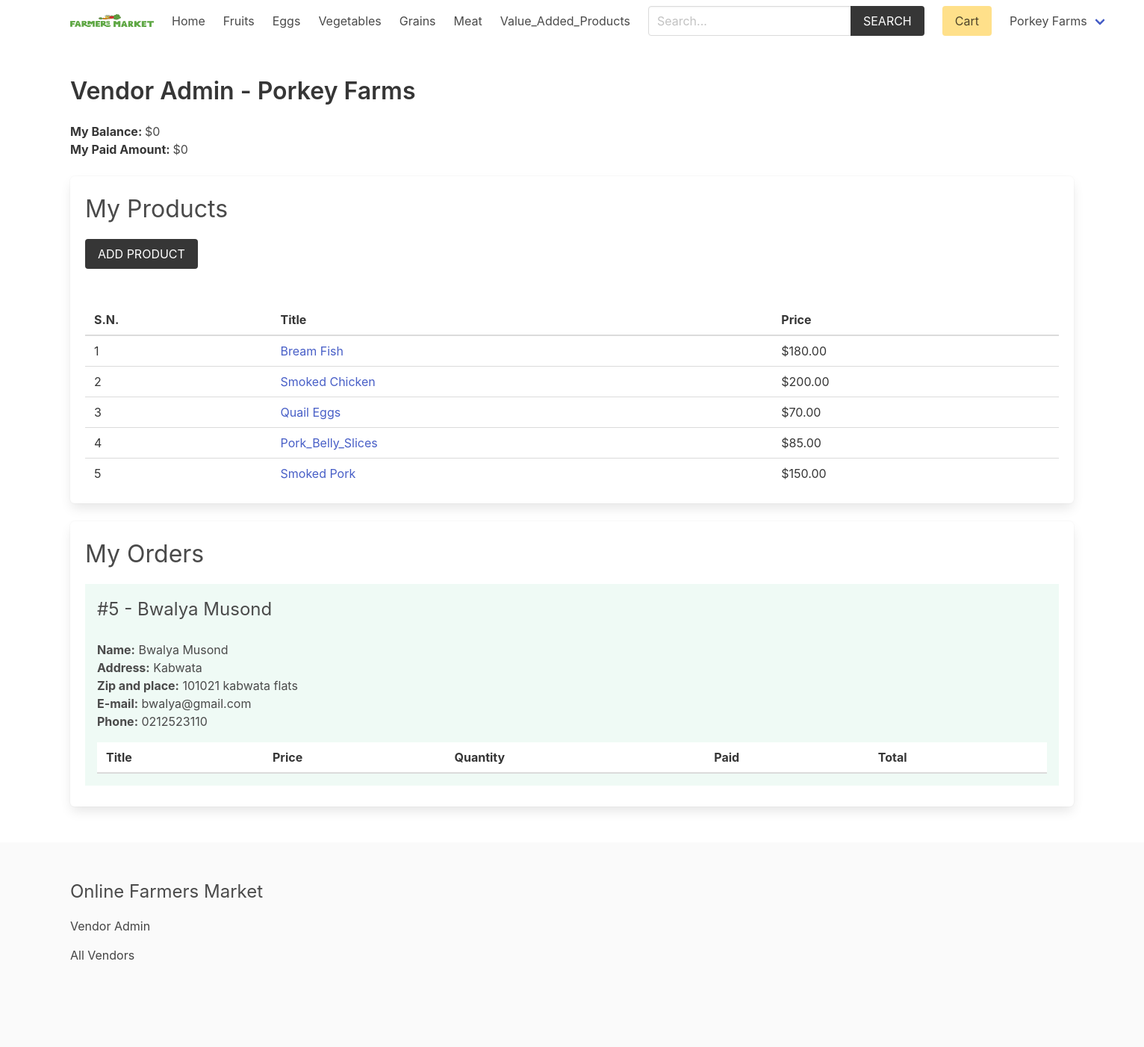
Screenshot of /vendor/vendor-admin/ (signed in) with the database file from the repository.
### product/models.py (models this page shows, shortened)
class Category(models.Model):
    title = models.CharField(max_length=50)
    slug = models.SlugField(max_length=55)
    ordering = models.IntegerField(default=0)
    class Meta:
        ordering = ['ordering']

class Product(models.Model):
    category = models.ForeignKey(Category, related_name='products', on_delete=models.CASCADE)
    vendor = models.ForeignKey(Vendor, related_name="products", on_delete=models.CASCADE)
    title = models.CharField(max_length=50)
    slug = models.SlugField(max_length=55)
    description = models.TextField(blank=True, null=True)
    price = models.DecimalField(max_digits=6, decimal_places=2)
    added_date = models.DateTimeField(auto_now_add=True)
    image = models.ImageField(upload_to='uploads/', blank=True, null=True)
    thumbnail = models.ImageField(upload_to='uploads/', blank=True, null=True) # Change uploads to thumbnails
    class Meta:
        ordering = ['-added_date']

### vendor/models.py (models this page shows, shortened)
class Vendor(models.Model):
    name = models.CharField(max_length=255)
    created_at = models.DateTimeField(auto_now_add=True)
    created_by = models.OneToOneField(User, related_name='vendor', on_delete=models.CASCADE)
    class Meta:
        ordering = ['name']
    def get_balance(self):
        items = self.items.filter(vendor_paid=False, order__vendors__in=[self.id])
        return sum((item.product.price * item.quantity) for item in items)
    def get_paid_amount(self):
        items = self.items.filter(vendor_paid=True, order__vendors__in=[self.id])
        return sum((item.product.price * item.quantity) for item in items)

### order/models.py (models this page shows, shortened)
class Order(models.Model):
    first_name = models.CharField(max_length=100)
    last_name = models.CharField(max_length=100)
    email = models.CharField(max_length=100)
    address = models.CharField(max_length=100)
    zipcode = models.CharField(max_length=100)
    place = models.CharField(max_length=100)
    phone = models.CharField(max_length=100)
    created_at = models.DateTimeField(auto_now_add=True)
    paid_amount = models.DecimalField(max_digits=8, decimal_places=2)
    vendors = models.ManyToManyField(Vendor, related_name="orders")
    class Meta:
        ordering = ['-created_at']

### vendor/views.py (the view)
# urls.py: path('vendor-admin/', views.vendor_admin, name="vendor-admin"),
@login_required
def vendor_admin(request):
    vendor = request.user.vendor
    products = vendor.products.all()
    orders = vendor.orders.all()
    for order in orders:
        order.vendor_amount = 0
        order.vendor_paid_amount = 0
        order.fully_paid = True
        for item in order.items.all():
            if item.vendor == request.user.vendor:
                if item.vendor_paid:
                    order.vendor_paid_amount += item.get_total_price()
                else:
                    order.vendor_amount += item.get_total_price()
                    order.fully_paid = False
    return render(request, 'vendor/vendor_admin.html', {'vendor': vendor, 'products': products, 'orders': orders})

### cart/cart.py (called while the page is built)
    def __len__(self):
        return sum(item['quantity'] for item in self.cart.values())

### cart/context_processors.py (called while the page is built)
def cart(request):
    return {'cart': Cart(request)}

### product/context_processors.py (called while the page is built)
def menu_categories(request):
    categories = Category.objects.all()
    return {'categories': categories}

### templates/vendor/vendor_admin.html (shortened to what this page needs)
{% extends 'core/base.html' %}
{% block content %}
    <h1 class="title">Vendor Admin - <span class="is-capitalized">{{vendor.name}}</span></h1>
    <div class="mb-5">
        <strong>My Balance: </strong> ${{vendor.get_balance}} <br>
        <strong>My Paid Amount: </strong> ${{vendor.get_paid_amount}}
    </div>
    <div class="box">
        <h2 class="is-size-3 mb-4">My Products</h2>
        <a href="{% url 'vendor:add-product' %}" class="button is-dark is-uppercase mb-6">Add Product</a>
        {% if products %}
            <table class="table is-fullwidth">
                <thead>
                    <tr>
                        <th>S.N.</th>
                        <th>Title</th>
                        <th>Price</th>
                    </tr>
                </thead>
                <tbody>
                    {% for product in products %}
                        <tr>
                            <td>{{ forloop.counter }}</td>
                            <td><a href="{% url 'product:product' product.category.slug product.slug %}">{{ product.title }}</a></td>
                            <td>${{ product.price }}</td>
                        </tr>
                    {% endfor %}
                </tbody>
            </table>
        {% else %}
            <p class="has-text-danger">Products not added yet.</p>
        {% endif %}
    </div>
    <div class="box">
        <h2 class="is-size-3 mb-4">My Orders</h2>
        {% if orders %}
            {% for order in orders %}
                <div class="{% if order.fully_paid %}has-background-success-light{% else %}has-background-info-light{% endif %} mb-2 p-4">
                    <div class="columns is-multiline">
                        <div class="column is-6">
                            <h3 class="is-size-4">#{{ order.id }} - {{ order.first_name }} {{ order.last_name }}</h3>
                        </div>
                        <div class="column is-12">
                            <b>Name:</b> {{ order.first_name }} {{ order.last_name }}<br>
                            <b>Address:</b> {{ order.address }}<br>
                            <b>Zip and place:</b> {{ order.zipcode }} {{ order.place }}<br>
                            <b>E-mail:</b> {{ order.email }}<br>
                            <b>Phone:</b> {{ order.phone }}
                            <table class="table is-fullwidth mt-4">
                                <thead>
                                    <tr>
                                        <th>Title</th>
                                        <th>Price</th>
                                        <th>Quantity</th>
                                        <th>Paid</th>
                                        <th>Total</th>
                                    </tr>
                                </thead>
                            </table>
                        </div>
                    </div>
                </div>
            {% endfor %}
        {% endif %}
    </div>
{% endblock content %}

### templates/core/base.html (shortened to what this page needs)
{% load static %}
<!DOCTYPE html>
<html lang="en">
<head>
    <link rel="stylesheet" href="https://cdn.jsdelivr.net/npm/bulma@0.9.2/css/bulma.min.css">
    <link rel="stylesheet" href="{% static 'css/main.css' %}">
</head>
<body>
    <div class="container">
        <nav class="navbar" role="navigation" aria-label="main navigation">
            <div class="navbar-brand">
                <a class="navbar-item" href="{% url 'core:home' %}">
                <img width="112" height=97">
                </a>
            </div>
            <div id="navbarBasicExample" class="navbar-menu">
                <div class="navbar-start">
                <a class="navbar-item" href="{% url 'core:home' %}">
                    Home
                </a>
                {% for category in categories %}
                    <a class="navbar-item" href="{% url 'product:category' category.slug %}">
                        {{category.title}}
                    </a>
                {% endfor %}
                </div>
                <div class="navbar-start">
                    <div class="navbar-item">
                        <form method="get" action="{% url 'product:search' %}">
                            <div class="field has-addons">
                                <div class="control">
                                    <input type="search" name="query" id="" class="input" placeholder="Search...">
                                </div>
                                <div class="control">
                                    <button class="button is-dark is-uppercase">Search</button>
                                </div>
                            </div>
                        </form>
                    </div>
                </div>
                <div class="navbar-end">
                <div class="navbar-item">
                    <a href="{% url 'cart:cart' %}" class="button is-warning">Cart {% if cart %}({{cart|length}}){% endif %}</a>
                </div>
                {% if request.user.is_authenticated %}
                <div class="navbar-item has-dropdown is-hoverable">
                    <a class="navbar-link is-capitalized">
                    {{user.vendor.name}}
                    </a>
                </div>
                {% endif %}
                </div>
            </div>
            </nav>
    </div>
    <section class="section">
        <div class="container">
            {% block content %}{% endblock content %}
        </div>
    </section>
    <footer class="footer">
        <div class="container">
            <h3 class="is-size-4 mb-4">Online Farmers Market</h3>
            {% if request.user.is_authenticated %}
                <a href="{% url 'vendor:vendor-admin' %}">Vendor Admin</a>
            {% else %}
                <a href="{% url 'vendor:become-vendor' %}">Become a Vendor</a>
            {% endif %}
            <br>
            <a href="{% url 'vendor:vendors' %}">All Vendors</a>
        </div>
    </footer>
</body>
</html>

### core/static/css/main.css (style rules this page uses)
.footer a { margin-bottom: 15px; display: inline-block; color: #444; }

### rows the page displays
Category: title "Fruits"
Category: title "Eggs"
Category: title "Vegetables"
Category: title "Grains"
Category: title "Meat"
Category: title "Value_Added_Products"
Vendor: name "Porkey Farms", get_balance "0", get_paid_amount "0"
Product: title "Bream Fish", price "180.00"
Product: title "Smoked Chicken", price "200.00"
Product: title "Quail Eggs", price "70.00"
Product: title "Pork_Belly_Slices", price "85.00"
Product: title "Smoked Pork", price "150.00"
Order: id "5", first_name "Bwalya", last_name "Musond", address "Kabwata", zipcode "101021", place "kabwata flats", email "bwalya@gmail.com", phone "0212523110"

### other values shown
{{ user.vendor.name }} "Porkey Farms"
